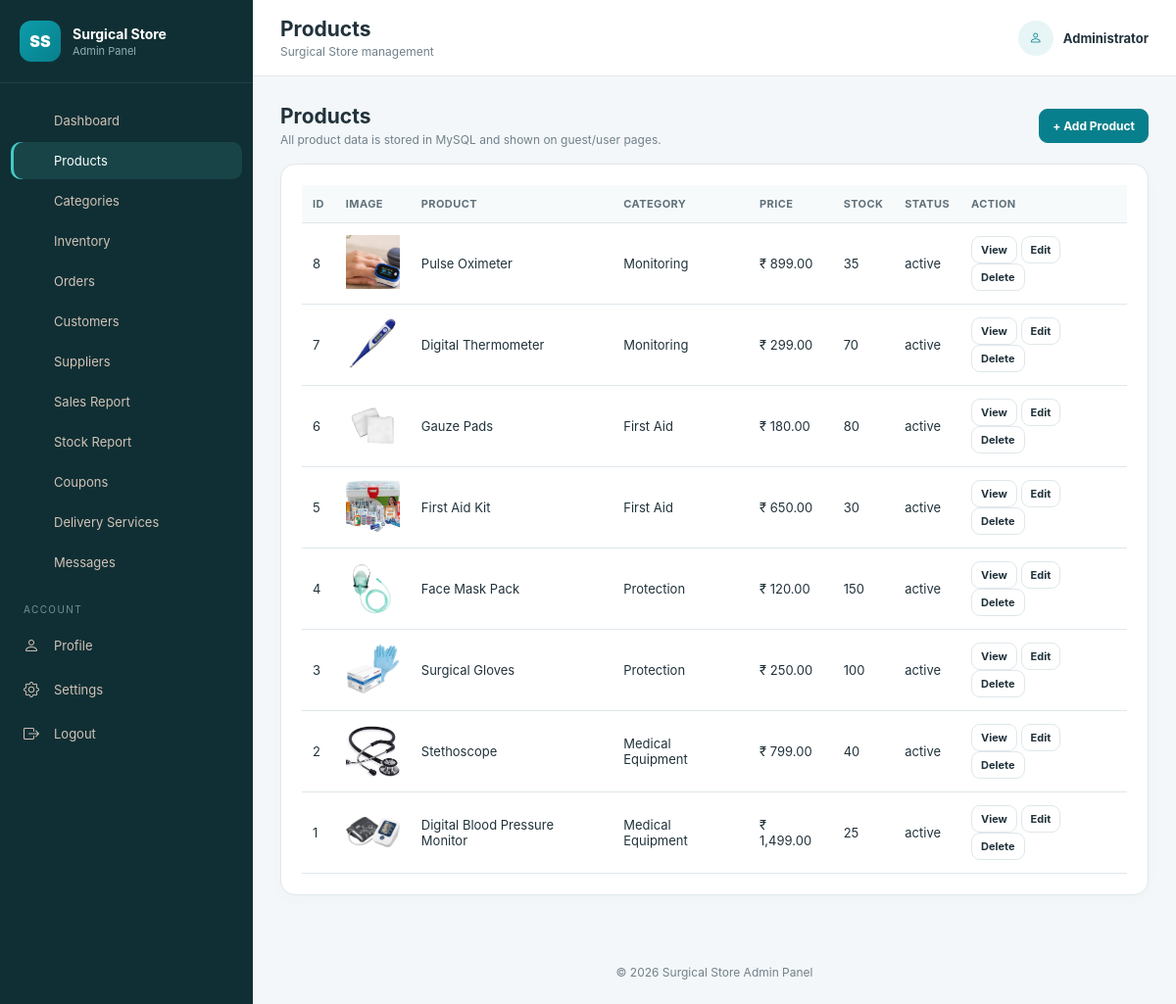
/admin/products.php (signed in), run on the app's committed database.
### tables this page shows
CREATE TABLE site_settings (
  setting_id INT AUTO_INCREMENT PRIMARY KEY,
  setting_key VARCHAR(100) NOT NULL UNIQUE,
  setting_value TEXT NOT NULL,
  updated_at TIMESTAMP DEFAULT CURRENT_TIMESTAMP ON UPDATE CURRENT_TIMESTAMP
);

CREATE TABLE products (
  product_id INT AUTO_INCREMENT PRIMARY KEY,
  category_id INT NULL,
  product_name VARCHAR(150) NOT NULL,
  description TEXT,
  brand VARCHAR(100) DEFAULT '',
  price DECIMAL(10,2) NOT NULL DEFAULT 0,
  stock_quantity INT NOT NULL DEFAULT 0,
  image VARCHAR(255) DEFAULT '',
  status ENUM('active','inactive') NOT NULL DEFAULT 'active',
  created_at TIMESTAMP DEFAULT CURRENT_TIMESTAMP,
  FOREIGN KEY (category_id) REFERENCES categories(category_id) ON DELETE SET NULL ON UPDATE CASCADE
);

CREATE TABLE categories (
  category_id INT AUTO_INCREMENT PRIMARY KEY,
  category_name VARCHAR(100) NOT NULL UNIQUE,
  description VARCHAR(255) DEFAULT '',
  status ENUM('active','inactive') NOT NULL DEFAULT 'active',
  created_at TIMESTAMP DEFAULT CURRENT_TIMESTAMP
);

### includes/db.php (called while the page is built, shortened)
<?php
require_once __DIR__ . '/../db_config.php';
mysqli_set_charset($con, 'utf8mb4');
function h($v) {
return htmlspecialchars((string)($v ?? ''), ENT_QUOTES, 'UTF-8');
}
function db_all($sql) {
global $con;
$r=mysqli_query($con,$sql);
return $r ? mysqli_fetch_all($r,MYSQLI_ASSOC) : [];
}
function setting($key,$default='') {
global $con;
$key=mysqli_real_escape_string($con,$key);
$r=mysqli_query($con,"SELECT setting_value FROM site_settings WHERE setting_key='$key' LIMIT 1");
$row=$r?mysqli_fetch_assoc($r):null;
return $row ? $row['setting_value'] : $default;
}
?>

### admin/products.php (the view, shortened to what this page needs)
<?php
require 'layout.php';
$rows=db_all('SELECT p.*,c.category_name FROM products p LEFT JOIN categories c ON c.category_id=p.category_id ORDER BY p.product_id DESC');
adminStart('Products','products');
?>
<div class="page-heading">
<div>
<h2>Products</h2>
<p>All product data is stored in MySQL and shown on guest/user pages.</p>
</div>
<a class="btn primary" href="add-products.php">+ Add Product</a>
</div>
<div class="card">
<div class="table-wrap">
<table>
<thead>
<tr>
<th>ID</th>
<th>Image</th>
<th>Product</th>
<th>Category</th>
<th>Price</th>
<th>Stock</th>
<th>Status</th>
<th>Action</th>
</tr>
</thead>
<tbody>
<?php
foreach($rows as $p):
?>
<tr>
<td>
<?=
$p['product_id']
?>
</td>
<td>
<img src="/SurgicalStore/images/
<?=
h($p['image']?:'digital-thermometer.jpg')
?>
" style="width:55px;height:55px;object-fit:cover">
</td>
<td>
<?=
h($p['product_name'])
?>
</td>
<td>
<?=
h($p['category_name']??'Uncategorised')
?>
</td>
<td>₹
<?=
number_format((float)$p['price'],2)
?>
</td>
<td>
<?=
$p['stock_quantity']
?>
</td>
<td>
<?=
h($p['status'])
?>
</td>
<td>
<a class="btn small" href="view-product.php?id=
<?=
$p['product_id']
?>
">View</a>
<a class="btn small" href="edit-products.php?id=
<?=
$p['product_id']
?>
">Edit</a>
<a class="btn small" href="products.php?delete=
<?=
$p['product_id']
?>
" onclick="return confirm('Delete this product?')">Delete</a>
</td>
</tr>
<?php
endforeach;
?>
</tbody>
</table>
</div>
</div>
<?php
adminEnd();
?>

### admin/layout.php (shortened to what this page needs)
<?php
function adminStart($pageTitle='Admin Dashboard',$activePage='') {
$store=setting('store_name','Surgical Store');
?>
<!DOCTYPE html>
<html lang="en">
<head>
<link rel="stylesheet" href="/SurgicalStore/admin/css/style.css">
<link rel="stylesheet" href="https://cdn.jsdelivr.net/npm/bootstrap-icons@1.11.3/font/bootstrap-icons.min.css">
</head>
<body>
<div class="admin-layout">
<aside class="sidebar" id="sidebar">
<div class="brand">
<div class="brand-icon">SS</div>
<div>
<strong>
<?=
h($store)
?>
</strong>
<small>Admin Panel</small>
</div>
</div>
<nav class="sidebar-menu">
<?php
$links=[['dashboard','dashboard.php','bar-chart-line','Dashboard'],['products','products.php','box-seam','Products'],['categories','categories.php','folder2-open','Categories'],['inventory','inventory.php','tags','Inventory'],['orders','orders.php','cart3','Orders'],['customers','customers.php','people','Customers'],['suppliers','suppliers.php','truck','Suppliers'],['sales','sales-report.php','graph-up','Sales Report'],['stock','stock-report.php','clipboard-data','Stock Report'],['coupons','coupons.php','ticket-perforated','Coupons'],['delivery','delivery-services.php','lightning-charge','Delivery Services'],['messages','messages.php','envelope','Messages']];
foreach($links as $l):
?>
<a href="
<?=
$l[1]
?>
" class="
<?=
$activePage===$l[0]?'active':''
?>
">
<span>
<?=
$l[3]
?>
</span>
</a>
<?php
endforeach;
?>
<div class="menu-title">ACCOUNT</div>
<a href="profile.php" class="
<?=
$activePage==='profile'?'active':''
?>
">
<i class="bi bi-person">
</i>
<span>Profile</span>
</a>
<a href="settings.php" class="
<?=
$activePage==='settings'?'active':''
?>
">
<i class="bi bi-gear">
</i>
<span>Settings</span>
</a>
<a href="logout.php">
<i class="bi bi-box-arrow-right">
</i>
<span>Logout</span>
</a>
</nav>
</aside>
<main class="main-content">
<header class="topbar">
<div>
<h1>
<?=
h($pageTitle)
?>
</h1>
<p>
<?=
h($store)
?>
 management</p>
</div>
<div class="topbar-user">
<span>
<i class="bi bi-person">
</i>
</span>
<strong>
<?=
h($_SESSION['admin_name']??'Admin')
?>
</strong>
</div>
</header>
<section class="page-content">
<?php
}
function adminEnd() {
?>
</section>
<footer class="footer">
<p>©
<?=
date('Y')
?>
<?=
h(setting('store_name','Surgical Store'))
?>
 Admin Panel</p>
</footer>
</main>
</div>
</body>
</html>
<?php
}
?>

### admin/css/style.css (style rules this page uses)
:root { --primary:#087f8c; --primary-dark:#05636d; --bg:#f4f7f9; --surface:#fff; --text:#21323b; --muted:#71808b; --border:#dfe7eb; --success:#17864b; --warning:#c57a00; --danger:#d64545; --info:#5d4bc4; --sidebar:258px; --shadow:0 10px 30px rgba(24,54,64,.07) }
* { box-sizing:border-box; margin:0; padding:0 }
body { font-family:Inter,Segoe UI,Arial,sans-serif; background:var(--bg); color:var(--text) }
a { text-decoration:none; color:inherit }
.admin-layout { min-height:100vh; display:flex }
.sidebar { width:var(--sidebar); position:fixed; inset:0 auto 0 0; background:#102f34; color:#c9dcdf; z-index:1000; overflow:auto }
.brand { display:flex; align-items:center; gap:12px; padding:21px 20px; border-bottom:1px solid rgba(255,255,255,.08) }
.brand-icon { width:42px; height:42px; border-radius:12px; background:linear-gradient(135deg,#0c9daa,#087f8c); display:grid; place-items:center; color:#fff; font-weight:900 }
.brand strong { display:block; color:#fff; font-size:14px }
.brand small { display:block; color:#8eafb3; font-size:11px; margin-top:2px }
.sidebar-menu { padding:16px 11px }
.sidebar-menu a { display:flex; gap:11px; align-items:center; padding:11px 13px; border-radius:10px; margin:3px 0; color:#d1c3b8; font-size:13px }
.sidebar-menu a:hover,.sidebar-menu a.active { background:rgba(86,218,215,.12); color:#fff }
.sidebar-menu a.active { box-shadow:inset 3px 0 #45c8c5 }
.sidebar-menu i { font-size:16px; width:20px }
.menu-title { font-size:10px; color:#6f9297; padding:20px 13px 7px; letter-spacing:1.4px }
.main-content { margin-left:var(--sidebar); width:calc(100% - var(--sidebar)); min-height:100vh }
.topbar { min-height:78px; background:#fff; border-bottom:1px solid var(--border); display:flex; align-items:center; gap:15px; padding:15px 28px; position:sticky; top:0; z-index:500 }
.topbar h1 { font-size:21px }
.topbar p { color:var(--muted); font-size:12px; margin-top:3px }
.topbar-user { margin-left:auto; display:flex; align-items:center; gap:10px; font-size:13px }
.topbar-user span { width:36px; height:36px; border-radius:50%; background:var(--soft,#e7f5f6); display:grid; place-items:center; color:var(--primary) }
.page-content { padding:28px }
.footer { text-align:center; padding:25px; color:var(--muted); font-size:12px }
.card { background:#fff; border:1px solid var(--border); border-radius:15px; padding:21px; margin-bottom:18px; box-shadow:0 4px 16px rgba(0,0,0,.02) }
.card-header,.page-heading { display:flex; justify-content:space-between; align-items:center; gap:15px; margin-bottom:17px }
.page-heading h2 { font-size:21px }
.page-heading p { color:var(--muted); font-size:12px; margin-top:4px }
.table-wrap { overflow-x:auto }
table { width:100%; border-collapse:collapse; min-width:650px }
th,td { padding:12px 11px; border-bottom:1px solid var(--border); text-align:left }
th { background:#f7fafb; font-size:11px; text-transform:uppercase; letter-spacing:.4px; color:#60717a }
td { font-size:13px }
.btn { display:inline-flex; align-items:center; gap:6px; border:1px solid var(--border); background:#fff; color:var(--text); padding:9px 13px; border-radius:9px; cursor:pointer; font-size:12px; font-weight:700 }
.btn.primary { background:var(--primary); color:#fff; border-color:var(--primary) }
.btn.small { padding:6px 9px; font-size:11px }

### data on the page
site_settings: setting_value "Surgical Store"
products: product_id "8", image (picture), product_name "Pulse Oximeter", category.category_name "Monitoring", price "899.00", stock_quantity "35", status "active"
products: product_id "7", image (picture), product_name "Digital Thermometer", category.category_name "Monitoring", price "299.00", stock_quantity "70", status "active"
products: product_id "6", image (picture), product_name "Gauze Pads", category.category_name "First Aid", price "180.00", stock_quantity "80", status "active"
products: product_id "5", image (picture), product_name "First Aid Kit", category.category_name "First Aid", price "650.00", stock_quantity "30", status "active"
products: product_id "4", image (picture), product_name "Face Mask Pack", category.category_name "Protection", price "120.00", stock_quantity "150", status "active"
products: product_id "3", image (picture), product_name "Surgical Gloves", category.category_name "Protection", price "250.00", stock_quantity "100", status "active"
products: product_id "2", image (picture), product_name "Stethoscope", category.category_name "Medical Equipment", price "799.00", stock_quantity "40", status "active"
products: product_id "1", image (picture), product_name "Digital Blood Pressure Monitor", category.category_name "Medical Equipment", price "1,499.00", stock_quantity "25", status "active"

### other printed values
$l[3] "Dashboard"
$l[3] "Products"
$l[3] "Categories"
$l[3] "Inventory"
$l[3] "Orders"
$l[3] "Customers"
$l[3] "Suppliers"
$l[3] "Sales Report"
$l[3] "Stock Report"
$l[3] "Coupons"
$l[3] "Delivery Services"
$l[3] "Messages"
$pageTitle "Products"
$_SESSION['admin_name'] "Administrator"
